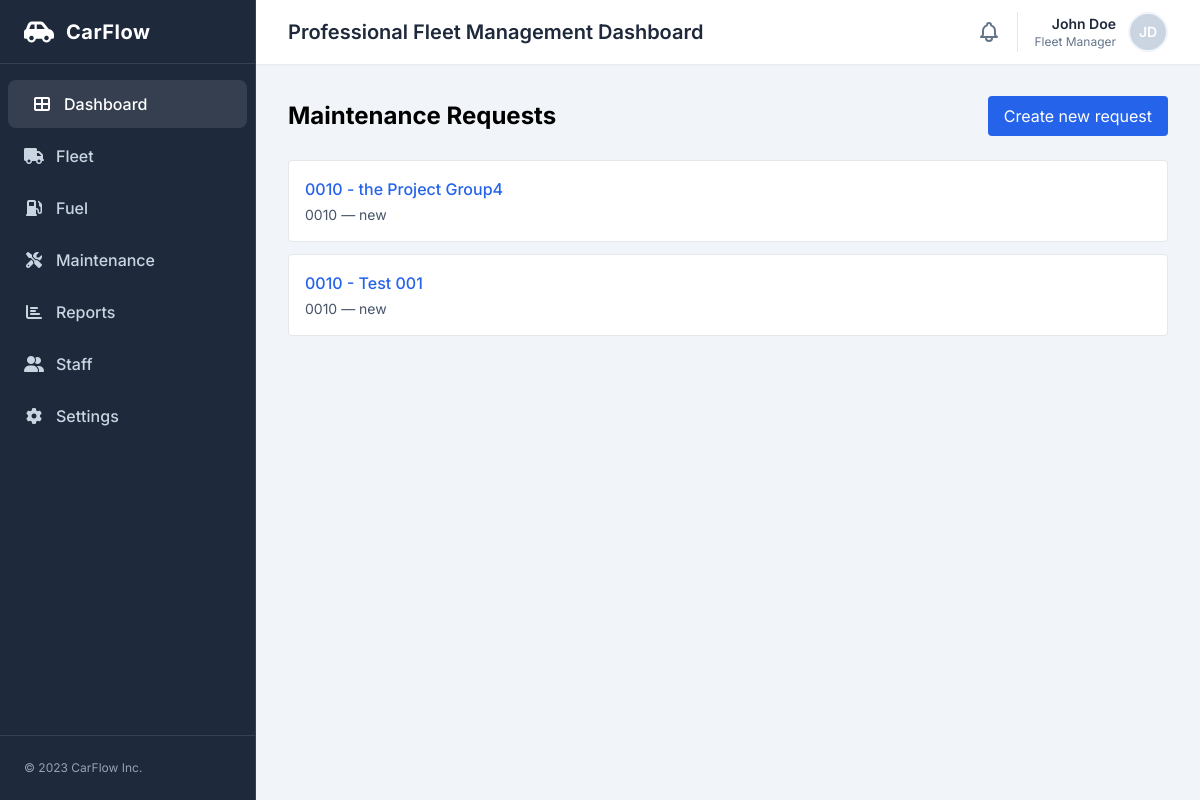
Page /maintenance/requests/ on the earlier database version.
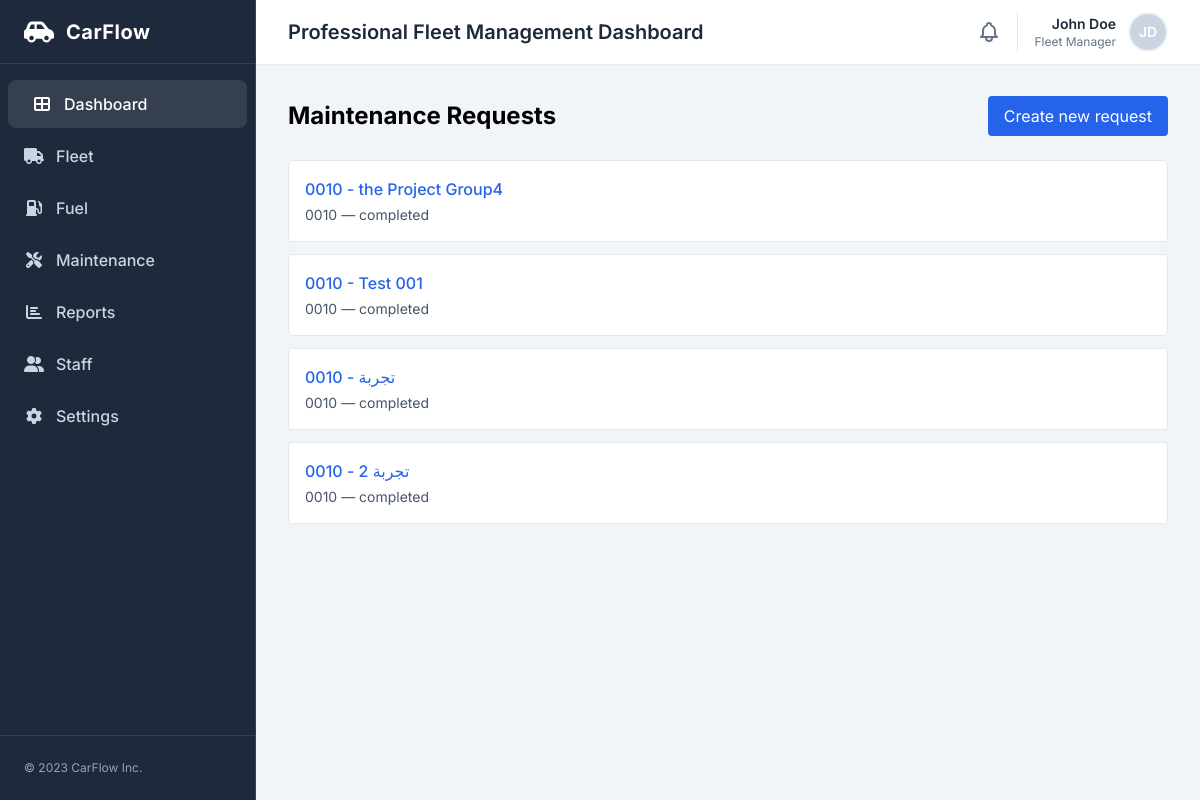
Same page on the later database version.
### maintenance/models.py (models this page shows)
class MaintenanceRequest(models.Model):
    STATUS_CHOICES = [
        ("new", "New"),
        ("approved", "Approved"),
        ("in_progress", "In Progress"),
        ("completed", "Completed"),
    ]
    car = models.ForeignKey(
        "fleet.Car",
        on_delete=models.CASCADE,
        related_name="maintenance_requests"
    )
    title = models.CharField(max_length=200)
    description = models.TextField()
    odometer = models.PositiveIntegerField(default=0)
    status = models.CharField(
        max_length=20,
        choices=STATUS_CHOICES,
        default="new",
        db_index=True,
    )
    created_by = models.ForeignKey(
        settings.AUTH_USER_MODEL,
        on_delete=models.SET_NULL,
        null=True
    )
    created_at = models.DateTimeField(auto_now_add=True)
    updated_at = models.DateTimeField(auto_now=True)

### fleet/models.py (models this page shows)
class Car(models.Model):
    STATUS_CHOICES = [
        ("available", "Available"),
        ("assigned", "Assigned"),
        ("maintenance", "Maintenance"),
        ("inactive", "Inactive"),
    ]
    VEHICLE_TYPE_CHOICES = [
        ("Sedan", "Sedan"),
        ("Reefer Van", "Chiller Van"),
        ("Reefer Truck", "Reefer Truck"),
        ("Reefer Pickup", "Reefer Pickup"),
    ]
    plate_number = models.CharField(max_length=20, unique=True, db_index=True)
    brand = models.CharField(max_length=100, default='Unknown')
    vehicle_type = models.CharField(max_length=100, choices=VEHICLE_TYPE_CHOICES, verbose_name="Vehicle Type", default="Sedan")
    year = models.PositiveIntegerField()
    vin = models.CharField(max_length=64, blank=True)
    status = models.CharField(
        max_length=20,
        choices=STATUS_CHOICES,
        default="available",
        db_index=True,
    )
    region = models.ForeignKey(
        "accounts.Region",
        on_delete=models.SET_NULL,
        null=True,
        blank=True,
        related_name="cars",
    )
    notes = models.TextField(blank=True)
    created_at = models.DateTimeField(auto_now_add=True)
    class Meta:
        ordering = ["plate_number"]
    def __str__(self):
        return self.plate_number

### maintenance/views.py (the view)
# urls.py: path("requests/", MaintenanceRequestListView.as_view(), name="request_list"),
class MaintenanceRequestListView(ListView):
    model = MaintenanceRequest
    paginate_by = 20
    template_name = "maintenance/request_list.html"

### maintenance/templates/maintenance/request_list.html
{% extends "base.html" %}
{% block content %}
<div class="max-w-4xl mx-auto">
  <div class="flex items-center justify-between">
    <h1 class="text-2xl font-bold">Maintenance Requests</h1>
    <a href="{% url 'maintenance:request_create' %}" class="px-4 py-2 bg-blue-600 text-white rounded">Create new request</a>
  </div>
  <ul class="mt-6 space-y-3">
    {% for req in object_list %}
    <li class="p-4 bg-white rounded border">
      <a class="text-blue-600 font-medium" href="{% url 'maintenance:request_detail' req.pk %}">{{ req.car.plate_number }} - {{ req.title }}</a>
      <div class="text-sm text-slate-600 mt-1">{{ req.car }} — {{ req.status }}</div>
    </li>
    {% empty %}
    <li class="p-4 bg-white rounded border">No requests</li>
    {% endfor %}
  </ul>
</div>
{% endblock %}

### templates/base.html (shortened to what this page needs)
<!DOCTYPE html>
<html lang="en">
<head>
{% load static %}
<script src="https://cdn.tailwindcss.com?plugins=forms,container-queries"></script>
<link rel="stylesheet" href="{% static 'css/base.css' %}">
<link rel="stylesheet" href="{% static 'css/layout.css' %}">
<link rel="stylesheet" href="https://cdnjs.cloudflare.com/ajax/libs/font-awesome/6.4.0/css/all.min.css">
</head>
<body class="flex h-screen overflow-hidden bg-main bg-slate-100">
{% include "partials/sidebar.html" %}
<div class="flex-1 flex flex-col h-screen overflow-hidden">
{% include "partials/navbar.html" %}
<main class="flex-1 overflow-x-hidden overflow-y-auto bg-main p-8">
{% block content %}{% endblock %}
</main>
</div>
</body>
</html>

### templates/partials/sidebar.html
<aside id="sidebar" class="w-64 flex-shrink-0 bg-sidebar text-white flex flex-col transition-all duration-300 border-r border-slate-700 md:relative fixed inset-y-0 left-0 z-40 transform -translate-x-full md:translate-x-0">
<div class="h-16 flex items-center px-6 border-b border-slate-700"><div class="flex items-center text-white">
<i class="fas fa-car-side text-2xl mr-3"></i>
<span class="text-[20px] font-bold tracking-wide text-white">CarFlow</span>
</div></div>
<nav class="flex-1 overflow-y-auto py-4">
<ul class="space-y-1">
<li>
<a class="flex items-center px-6 py-[12px] bg-white/10 rounded-lg mx-2 text-white transition-colors" href="{% url 'home' %}">
<i class="fas fa-th-large w-5 mr-3 text-center"></i>
<span class="font-medium">Dashboard</span>
</a>
</li>
<li>
<a class="flex items-center px-6 py-[12px] text-slate-300 hover:bg-slate-800 hover:text-white transition-colors" href="{% url 'fleet:car_list' %}">
<i class="fas fa-truck w-5 mr-3 text-center"></i>
<span class="font-medium">Fleet</span>
</a>
</li>
<li>
<a class="flex items-center px-6 py-[12px] text-slate-300 hover:bg-slate-800 hover:text-white transition-colors" href="{% url 'fuel:dashboard' %}">
<i class="fas fa-gas-pump w-5 mr-3 text-center"></i>
<span class="font-medium">Fuel</span>
</a>
</li>
<li>
<a class="flex items-center px-6 py-[12px] text-slate-300 hover:bg-slate-800 hover:text-white transition-colors" href="{% url 'maintenance:request_list' %}">
<i class="fas fa-tools w-5 mr-3 text-center"></i>
<span class="font-medium">Maintenance</span>
</a>
</li>
<li>
<a class="flex items-center px-6 py-[12px] text-slate-300 hover:bg-slate-800 hover:text-white transition-colors" href="{% url 'reports:dashboard' %}">
<i class="fas fa-chart-bar w-5 mr-3 text-center"></i>
<span class="font-medium">Reports</span>
</a>
</li>
<li>
<a class="flex items-center px-6 py-[12px] text-slate-300 hover:bg-slate-800 hover:text-white transition-colors" href="{% url 'staff:list' %}">
<i class="fas fa-user-friends w-5 mr-3 text-center"></i>
<span class="font-medium">Staff</span>
</a>
</li>
<li>
<a class="flex items-center px-6 py-[12px] text-slate-300 hover:bg-slate-800 hover:text-white transition-colors" href="{% url 'accounts:settings' %}">
<i class="fas fa-cog w-5 mr-3 text-center"></i>
<span class="font-medium">Settings</span>
</a>
</li>
</ul>
</nav>
<div class="p-6 border-t border-slate-700">
<p class="text-xs text-slate-400">© 2023 CarFlow Inc.</p>
</div>
</aside>

### templates/partials/navbar.html (shortened to what this page needs)
<header class="h-16 flex items-center justify-between px-8 bg-white shadow-sm z-10">
<div class="flex items-center gap-3">
<h1 class="text-xl font-semibold text-slate-800">Professional Fleet Management Dashboard</h1>
</div>
<div class="flex items-center space-x-4">
<button class="text-slate-500 hover:text-slate-700 focus:outline-none">
</button>
<div class="flex items-center gap-3 border-l border-slate-200 pl-4">
<div class="text-right hidden sm:block">
<p class="text-sm font-semibold text-slate-800">John Doe</p>
<p class="text-xs text-slate-500">Fleet Manager</p>
</div>
<div class="h-10 w-10 rounded-full bg-slate-300 flex items-center justify-center text-white font-semibold text-sm border-2 border-slate-100">JD</div>
</div>
</div>
</header>

### templates/base.html (style rules this page uses)
body { font-family:'Inter',sans-serif;background-color:#f3f4f6 }

Differences in the rows shown:
changed MaintenanceRequest "the Project Group4": status "new" → "completed"
changed MaintenanceRequest "Test 001": status "new" → "completed"
added MaintenanceRequest: car.plate_number "0010", title "تجربة", car "0010", status "completed"
added MaintenanceRequest: car.plate_number "0010", title "تجربة 2", car "0010", status "completed"
